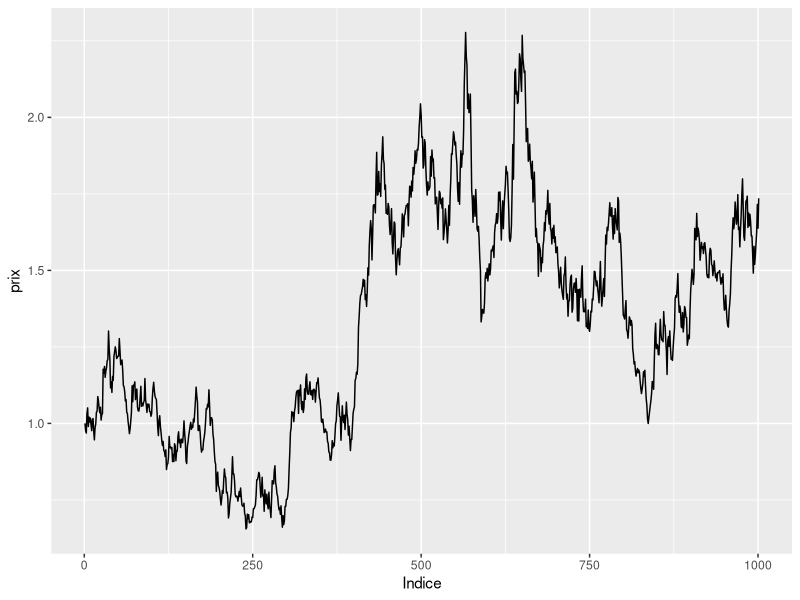
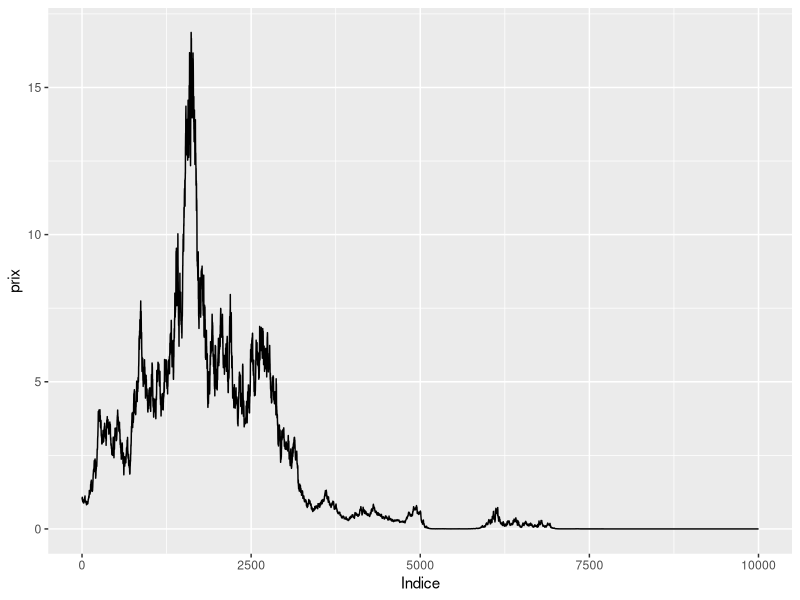
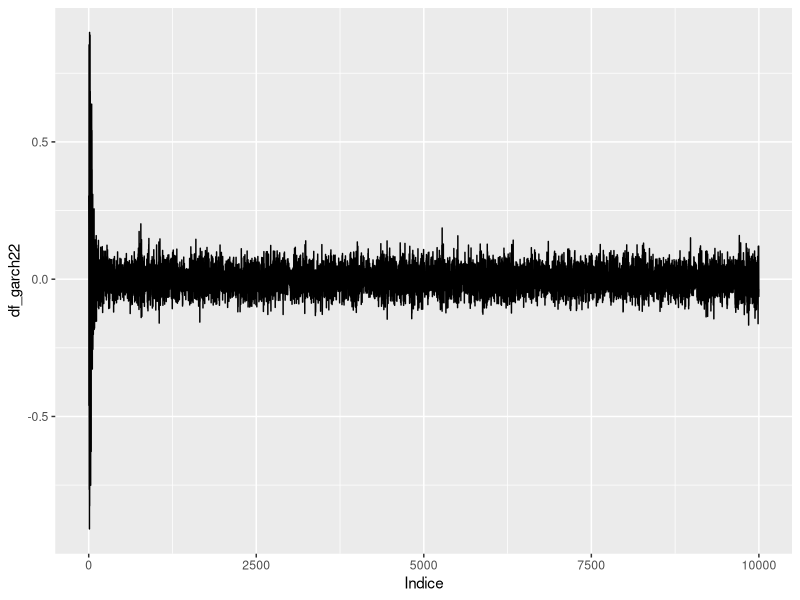
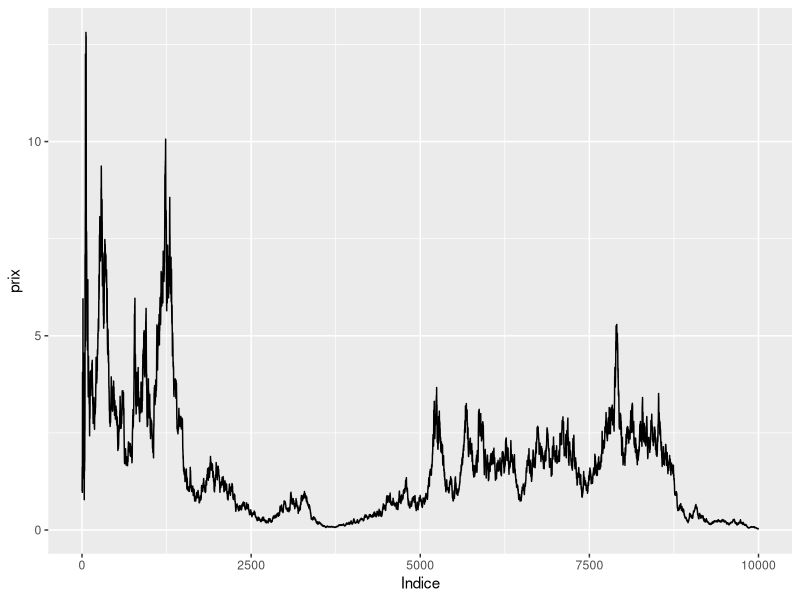

Write the R code that produced these figures, in order.
#----------------- Simulation_series -----------------------
## Quelques fonctions utiles pour la simulation de séries financières avec le modèle GARCH(1,1)
## Il y a notamment la fonction de reconstitution des prix à partir des rendements

library(ggplot2)
library(dplyr)

###------- Reconstitution des prix à partir des rendements ----------
# On normalise le premier prix à 1
courbe_prix_arg_rendements <- function(rendements){
  n = length(rendements)
  prix = c(1) # le premier prix
  for(i in 1:n){
    prix[i+1]=prix[i]*exp(rendements[i])
  }
  m=n+1
  df = cbind(Indice = 1:m,prix)
  df = as.data.frame(df)
  
  gg_prix = ggplot(df)+geom_line(aes(x=Indice,y=prix))
  gg_prix
}


###------------------------------------------
# Simulation de n carrés de rendement pour un GARCH(1,1) de paramètres theta et 
# avec un sigma carré initial

simulation_rendements <- function(n,theta, loi_eta =rnorm, sigma_init = sqrt(theta[1]/(1-theta[2]-theta[3]))){
  etas = rnorm(n)
  etas2 = etas**2
  sigmas2 = c(sigma_init**2)
  
  for(i in 2:n){
    sigmas2[i] = theta[1] + sigmas2[i-1]*(theta[2]*etas2[i-1]+theta[3])
  }
  
  epsilons2 = etas2*sigmas2
  epsilons = sign(etas)*sqrt(epsilons2)
  return(epsilons)
}

### EXEMPLE d'utilisation des deux premières fonctions
theta = c(0.0001,0.05,0.87)
df = simulation_rendements(1000,theta)
courbe_prix_arg_rendements(df)


###---------------- Changement de GARCH ------------------------
simulation_rendements_avec_changement_GARCH <- function(n,theta_1,theta_2,loi_eta = rnorm, sigma_init = sqrt(theta_1[1]/(1-theta_1[2]-theta_1[3]))){
  # Rq : je ne fais pas appel deux fois à la fonction simulation_rendements,
  # car j'ai besoin du dernier sigma2
  
  n_changement = n%/%2 ## Changement de GARCH à la moitié
  
  etas = loi_eta(n)
  etas2 = etas**2
  sigmas2 = c(sigma_init**2)
  
  for(i in 2:n_changement){
    sigmas2[i] = theta_1[1] + sigmas2[i-1]*(theta_1[2]*etas2[i-1]+theta_1[3])
  }
  for(i in (n_changement+1):n){
    sigmas2[i] = theta_2[1] + sigmas2[i-1]*(theta_2[2]*etas2[i-1]+theta_2[3])
  }
  
  epsilons2 = etas2*sigmas2
  epsilons = sign(etas)*sqrt(epsilons2)
  

return(epsilons)
}

# EXEMPLE (avec theta du précéd)
theta1 = c(0.0001,0.05,0.87)
theta2=c(0.001,0.05,0.87)
rendements = simulation_rendements_avec_changement_GARCH(10000,theta1,theta2)
courbe_prix_arg_rendements(rendements)


###--------------------- GARCH(2,2) --------------------------
simulation_GARCH22 <- function(n,THETA,loi_eta = rnorm, sigma_init=sqrt(THETA[1]/(1-THETA[2]-THETA[3]-THETA[4]-THETA[5]))){
  etas = rnorm(n)
  etas2 = etas**2
  
  sigmas2 = c(0.2,0.2)
  
  for (i in 3:n){
    sigmas2[i] = THETA[1] + sigmas2[i-1]*(THETA[2]*etas2[i-1]+THETA[4]) +
      sigmas2[i-2]*(THETA[3]*etas2[i-2]+THETA[5])
  }
  epsilons2 = etas2*sigmas2
  epsilons = sign(etas)*sqrt(epsilons2)
  
  return(epsilons)
}

# Exemple
THETA = c(0.0001, 0.05,0.001,0.8,0.1)

df_garch22 = simulation_GARCH22(10000,THETA)
df_garch22_pourggplot = as.data.frame(cbind(Indice = 1:10000,df_garch22))

g = ggplot(df_garch22_pourggplot)+geom_line(aes(x = Indice,y = df_garch22))
g
courbe_prix_arg_rendements(df_garch22)
